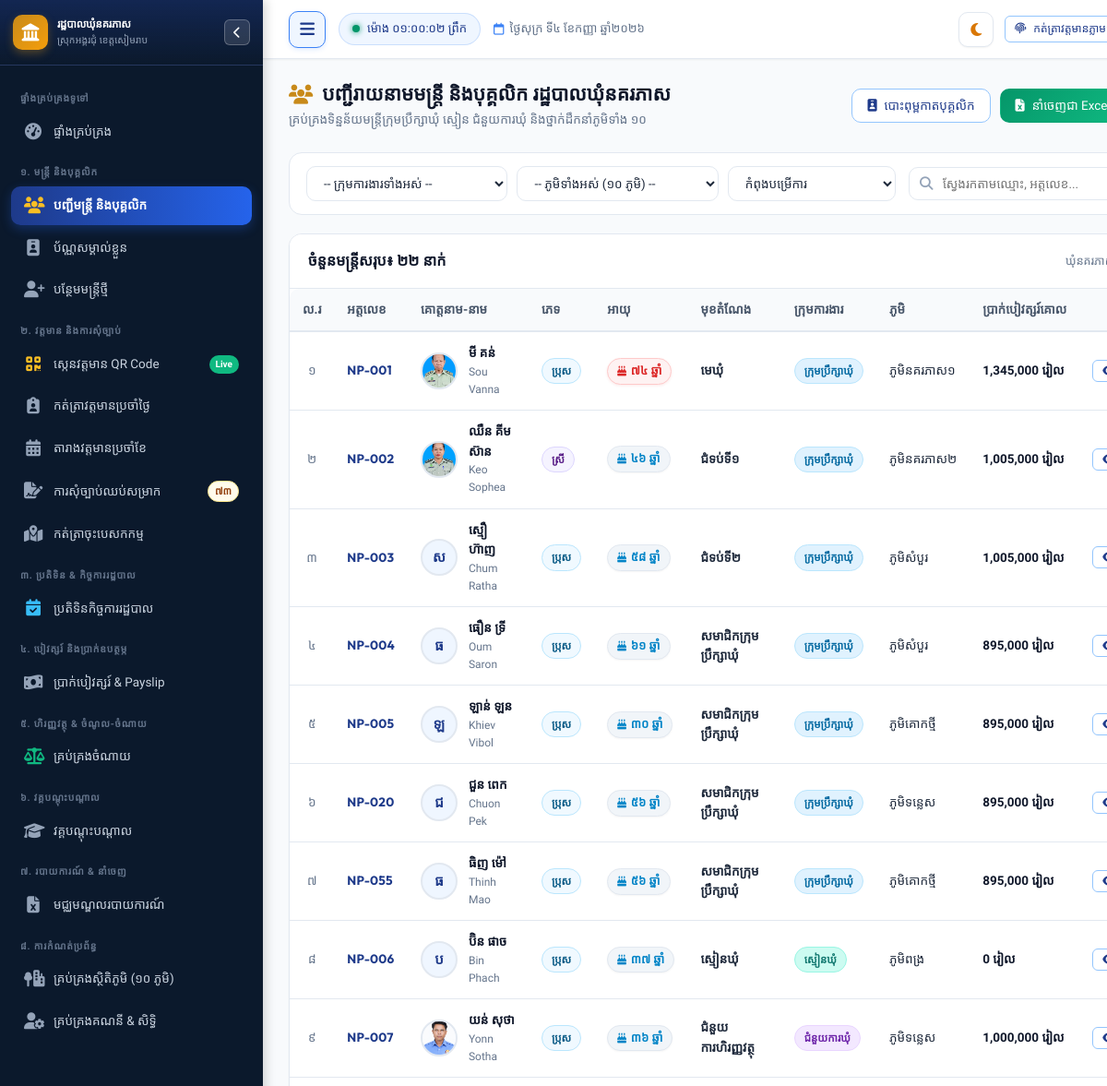
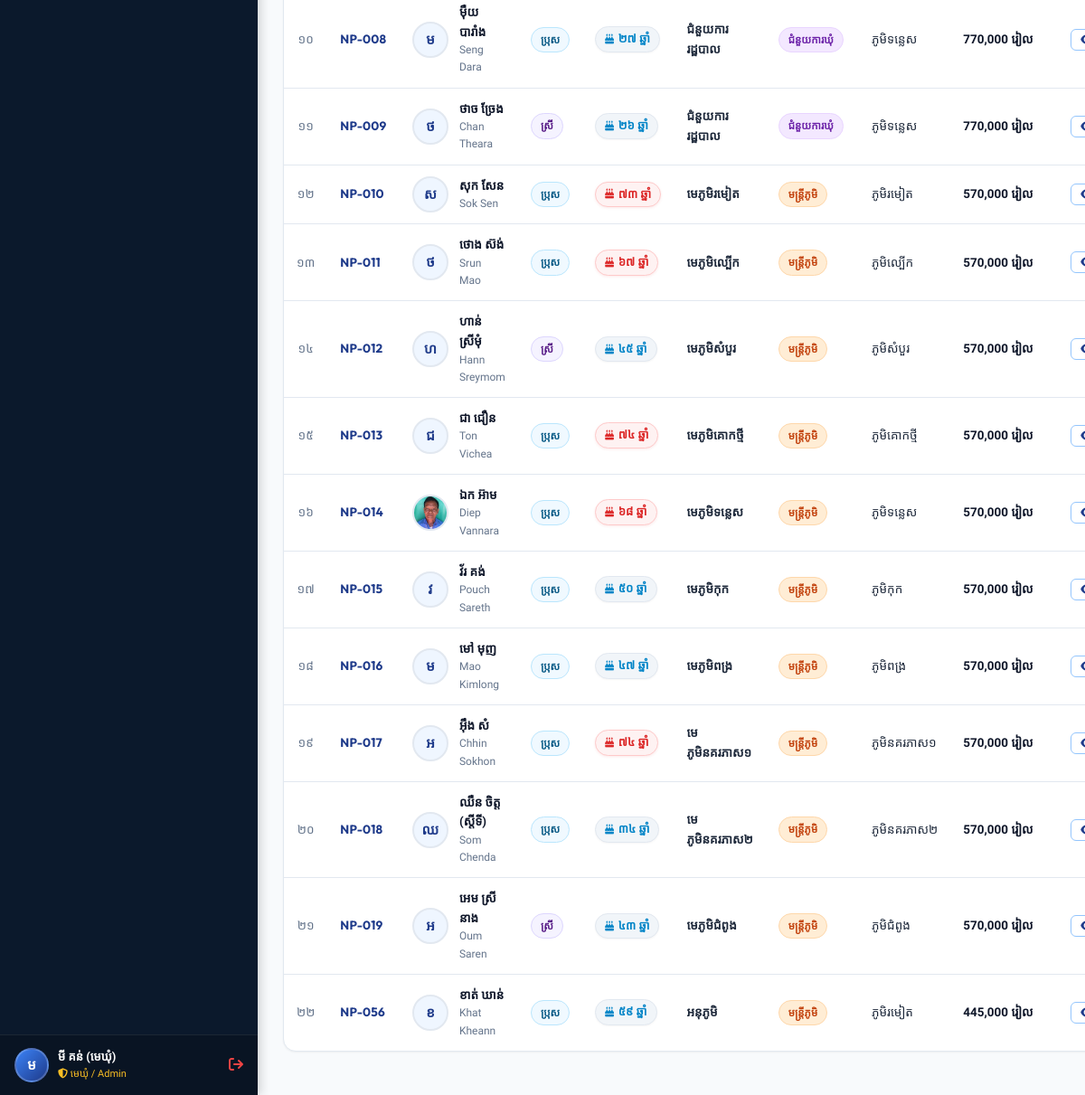
Page /staff (signed in) on the committed database (2 pictures, top to bottom).
### tables this page shows
CREATE TABLE staff (
        id INTEGER PRIMARY KEY AUTOINCREMENT,
        officer_code TEXT UNIQUE NOT NULL,
        name_kh TEXT NOT NULL,
        name_en TEXT NOT NULL,
        gender TEXT NOT NULL, -- 'ប្រុស', 'ស្រី'
        dob TEXT NOT NULL,
        national_id TEXT,
        phone TEXT,
        email TEXT,
        village TEXT NOT NULL,
        commune TEXT DEFAULT 'នគរភាស',
        district TEXT DEFAULT 'វ៉ារិន',
        province TEXT DEFAULT 'សៀមរាប',
        address TEXT,
        category TEXT NOT NULL, -- 'council', 'clerk', 'contract', 'village'
        position_title_kh TEXT NOT NULL,
        position_title_en TEXT,
        cadre_level TEXT, -- កម្រិតក្របខណ្ឌ
        appointment_date TEXT,
        contract_end_date TEXT,
        base_salary REAL DEFAULT 0,
        position_allowance REAL DEFAULT 0,
        family_allowance REAL DEFAULT 0,
        education_level TEXT,
        photo TEXT,
        status TEXT DEFAULT 'active', -- 'active', 'resigned', 'retired', 'suspended'
        emergency_contact TEXT,
        notes TEXT,
        created_at TIMESTAMP DEFAULT CURRENT_TIMESTAMP,
        updated_at TIMESTAMP DEFAULT CURRENT_TIMESTAMP
    );

### app.py (the view)
@app.route("/staff")
@login_required
def staff_list():
    category = request.args.get("category", "").strip()
    village = request.args.get("village", "").strip()
    search = request.args.get("q", "").strip()
    status = request.args.get("status", "active").strip()
    conn = get_db()
    cursor = conn.cursor()
    query = "SELECT * FROM staff WHERE 1=1"
    params = []
    if status and status != "all":
        query += " AND status = ?"
        params.append(status)
    if category and category in STAFF_CATEGORIES:
        query += " AND category = ?"
        params.append(category)
    if village:
        query += " AND village = ?"
        params.append(village)
    if search:
        query += " AND (name_kh LIKE ? OR name_en LIKE ? OR officer_code LIKE ? OR phone LIKE ? OR position_title_kh LIKE ?)"
        pattern = f"%{search}%"
        params.extend([pattern, pattern, pattern, pattern, pattern])
    query += " ORDER BY CASE category WHEN 'council' THEN 1 WHEN 'clerk' THEN 2 WHEN 'contract' THEN 3 ELSE 4 END, id"
    cursor.execute(query, params)
    staff_rows = cursor.fetchall()
    cursor.execute("SELECT village_name_kh FROM villages ORDER BY id")
    village_list = [r[0] for r in cursor.fetchall()]
    conn.close()
    return render_template(
        "staff/list.html",
        staff_rows=staff_rows,
        selected_category=category,
        selected_village=village,
        selected_status=status,
        search_query=search,
        village_list=village_list
    )

### templates/staff/list.html (shortened to what this page needs)
{% extends "base.html" %}
{% block content %}
<div class="page-header">
  <div class="page-header-title">
    <h1>
      <i class="fa-solid fa-users text-gold"></i>
      <span>បញ្ជីរាយនាមមន្ត្រី និងបុគ្គលិក រដ្ឋបាលឃុំនគរភាស</span>
    </h1>
    <p>គ្រប់គ្រងទិន្នន័យមន្ត្រីក្រុមប្រឹក្សាឃុំ ស្មៀន ជំនួយការឃុំ និងថ្នាក់ដឹកនាំភូមិទាំង ១០</p>
  </div>
  <div class="page-actions">
    <a href="{{ url_for('staff_id_cards_batch') }}" class="btn btn-outline-primary">
      <i class="fa-solid fa-id-badge"></i>
      <span>បោះពុម្ពកាតបុគ្គលិក</span>
    </a>
    <a href="{{ url_for('export_staff_excel_route', category=selected_category) }}" class="btn btn-success">
      <i class="fa-solid fa-file-excel"></i>
      <span>នាំចេញជា Excel</span>
    </a>
  </div>
</div>
<form method="GET" action="{{ url_for('staff_list') }}" class="filter-toolbar">
  <div class="filter-group-row">
    <select name="category" class="form-select" onchange="this.form.submit()" title="ជ្រើសរើសក្រុមការងារ">
      <option value="">-- ក្រុមការងារទាំងអស់ --</option>
    </select>
    <select name="village" class="form-select" onchange="this.form.submit()" title="ជ្រើសរើសភូមិ">
      <option value="">-- ភូមិទាំងអស់ (១០ ភូមិ) --</option>
    </select>
    <select name="status" class="form-select" onchange="this.form.submit()" title="ជ្រើសរើសស្ថានភាព">
      <option value="active" {% if selected_status == 'active' %}selected{% endif %}>កំពុងបម្រើការ</option>
    </select>
  </div>
  <div class="filter-search-group">
    <div class="search-input-wrapper">
      <i class="fa-solid fa-magnifying-glass search-icon"></i>
      <input type="text" name="q" value="{{ search_query }}" class="form-control" placeholder="ស្វែងរកតាមឈ្មោះ, អត្តលេខ...">
    </div>
  </div>
</form>
<div class="card">
  <div class="card-header">
    <div class="card-title">
      <span>ចំនួនមន្ត្រីសរុប៖ <strong>{{ staff_rows | length | kh_num }} នាក់</strong></span>
    </div>
    <div style="font-size: 12.5px; color: var(--text-muted);">
      ឃុំនគរភាស ស្រុកអង្គរជុំ ខេត្តសៀមរាប
    </div>
  </div>
  <div class="card-body" style="padding: 0;">
    <div class="table-responsive">
      <table class="custom-table filterable-table">
        <thead>
          <tr>
            <th style="width: 50px; text-align: center;">ល.រ</th>
            <th style="white-space: nowrap;">អត្តលេខ</th>
            <th>គោត្តនាម-នាម</th>
            <th>ភេទ</th>
            <th>អាយុ</th>
            <th>មុខតំណែង</th>
            <th>ក្រុមការងារ</th>
            <th>ភូមិ</th>
            <th style="white-space: nowrap;">ប្រាក់បៀវត្សរ៍គោល</th>
            <th style="text-align: center; width: 140px;">សកម្មភាព</th>
          </tr>
        </thead>
        <tbody>
          {% for s in staff_rows %}
          <tr>
            <td style="text-align: center; color: var(--text-muted);">{{ loop.index | kh_num }}</td>
            <td style="white-space: nowrap;">
              <span class="officer-code-pill">{{ s.officer_code }}</span>
            </td>
            <td>
              <div class="avatar-cell">
                {% if s.photo %}
                <img src="{{ url_for('static', filename='uploads/' + s.photo) }}" alt="{{ s.name_kh }}" class="avatar-circle" style="object-fit: cover;">
                {% else %}
                <div class="avatar-circle">
                  {{ s.name_kh[:1] }}
                </div>
                {% endif %}
                <div class="avatar-details">
                  <a href="{{ url_for('staff_detail', staff_id=s.id) }}" class="primary-name">
                    {{ s.name_kh }}
                  </a>
                  <div class="sub-name font-latin">{{ s.name_en }}</div>
                </div>
              </div>
            </td>
            <td>
              <span class="badge {% if s.gender == 'ស្រី' %}badge-purple{% else %}badge-info{% endif %}">
                {{ s.gender }}
              </span>
            </td>
            <td style="white-space: nowrap;">
              {% set staff_age = s.dob | age %}
              <span class="age-badge {% if staff_age and staff_age > 65 %}age-senior{% endif %}">
                <i class="fa-solid fa-cake-candles"></i>
                {{ s.dob | kh_age }}
              </span>
            </td>
            <td>
              <strong>{{ s.position_title_kh }}</strong>
            </td>
            <td>
              {% set cat_info = STAFF_CATEGORIES.get(s.category, {}) %}
              <span class="badge {{ cat_info.badge_class }}">
                {{ cat_info.name_kh }}
              </span>
            </td>
            <td style="white-space: nowrap;">ភូមិ{{ s.village }}</td>
            <td style="white-space: nowrap;">
              <span class="salary-text">{{ s.base_salary | currency }}</span>
            </td>
            <td style="text-align: center;">
              <div style="display: flex; justify-content: center; gap: 5px;">
                <a href="{{ url_for('staff_detail', staff_id=s.id) }}" class="btn btn-sm btn-outline-primary" title="មើលប្រវត្តិរូបលម្អិត">
                  <i class="fa-solid fa-eye"></i>
                </a>
              </div>
            </td>
          </tr>
          {% endfor %}
        </tbody>
      </table>
    </div>
  </div>
</div>
{% endblock %}

### templates/base.html (shortened to what this page needs)
<!DOCTYPE html>
<html lang="km">
<head>
  <link rel="stylesheet" href="https://cdnjs.cloudflare.com/ajax/libs/font-awesome/6.5.1/css/all.min.css">
  <link rel="stylesheet" href="{{ url_for('static', filename='css/style.css') }}?v=5.1">
</head>
<body>
  <div class="app-container">
    <aside id="app-sidebar" class="sidebar">
      <div class="sidebar-header">
        <div class="sidebar-logo-icon">
          <i class="fa-solid fa-landmark"></i>
        </div>
        <div class="sidebar-title-box">
          <h3>រដ្ឋបាលឃុំនគរភាស</h3>
          <p>ស្រុកអង្គរជុំ ខេត្តសៀមរាប</p>
        </div>
        <button type="button" id="sidebar-close-btn" class="sidebar-header-hide-btn" aria-label="លាក់ម៉ឺនុយ"
          title="លាក់/បិទផ្ទាំងម៉ឺនុយ (Hide Sidebar)">
          <i class="fa-solid fa-chevron-left"></i>
        </button>
      </div>
      <div class="sidebar-menu">
        <div class="menu-category">ផ្ទាំងគ្រប់គ្រងទូទៅ</div>
        <a href="{{ url_for('dashboard') }}"
          class="nav-link {% if request.path == '/' or request.path == '/dashboard' %}active{% endif %}">
          <i class="fa-solid fa-gauge-high"></i>
          <span>ផ្ទាំងគ្រប់គ្រង</span>
        </a>
        <div class="menu-category">១. មន្ត្រី និងបុគ្គលិក</div>
        <a href="{{ url_for('staff_list') }}" class="nav-link {% if request.path == '/staff' %}active{% endif %}">
          <i class="fa-solid fa-users"></i>
          <span>បញ្ជីមន្ត្រី និងបុគ្គលិក</span>
        </a>
        <a href="{{ url_for('staff_id_cards_batch') }}"
          class="nav-link {% if request.path == '/staff/id-cards' or '/id-card' in request.path %}active{% endif %}">
          <i class="fa-solid fa-id-badge"></i>
          <span>ប័ណ្ណសម្គាល់ខ្លួន</span>
        </a>
        {% if session.role in ['admin', 'clerk'] %}
        <a href="{{ url_for('staff_create') }}" class="nav-link {% if request.path == '/staff/new' %}active{% endif %}">
          <i class="fa-solid fa-user-plus"></i>
          <span>បន្ថែមមន្ត្រីថ្មី</span>
        </a>
        {% endif %}
        <div class="menu-category">២. វត្តមាន និងការសុំច្បាប់</div>
        <a href="{{ url_for('attendance_scan') }}"
          class="nav-link {% if request.path == '/attendance/scan' %}active{% endif %}">
          <i class="fa-solid fa-qrcode" style="color: #fbbf24;"></i>
          <span>ស្កេនវត្តមាន QR Code</span>
          <span class="nav-badge" style="background: #10b981; color: #ffffff; font-size: 10px;">Live</span>
        </a>
        <a href="{{ url_for('attendance_daily') }}"
          class="nav-link {% if request.path == '/attendance/daily' %}active{% endif %}">
          <i class="fa-solid fa-clipboard-user"></i>
          <span>កត់ត្រាវត្តមានប្រចាំថ្ងៃ</span>
        </a>
        <a href="{{ url_for('attendance_monthly') }}"
          class="nav-link {% if request.path == '/attendance/monthly' %}active{% endif %}">
          <i class="fa-solid fa-calendar-days"></i>
          <span>តារាងវត្តមានប្រចាំខែ</span>
        </a>
        <a href="{{ url_for('leave_list') }}"
          class="nav-link {% if request.path.startswith('/leave') %}active{% endif %}">
          <i class="fa-solid fa-file-signature"></i>
          <span>ការសុំច្បាប់ឈប់សម្រាក</span>
          {% if pending_leaves_count > 0 %}
          <span class="nav-badge badge-warning">{{ pending_leaves_count | kh_num }}</span>
          {% endif %}
        </a>
        <a href="{{ url_for('mission_list') }}"
          class="nav-link {% if request.path.startswith('/missions') %}active{% endif %}">
          <i class="fa-solid fa-map-location-dot"></i>
          <span>កត់ត្រាចុះបេសកកម្ម</span>
        </a>
        <div class="menu-category">៣. ប្រតិទិន & កិច្ចការរដ្ឋបាល</div>
        <a href="{{ url_for('calendar_index') }}"
          class="nav-link {% if request.path.startswith('/calendar') %}active{% endif %}">
          <i class="fa-solid fa-calendar-check" style="color: #38bdf8;"></i>
          <span>ប្រតិទិនកិច្ចការរដ្ឋបាល</span>
        </a>
        <div class="menu-category">៤. បៀវត្សរ៍ និងប្រាក់ឧបត្ថម្ភ</div>
        <a href="{{ url_for('payroll_list') }}"
          class="nav-link {% if request.path.startswith('/payroll') %}active{% endif %}">
          <i class="fa-solid fa-money-bill-wave"></i>
          <span>ប្រាក់បៀវត្សរ៍ & Payslip</span>
        </a>
        <div class="menu-category">៥. ហិរញ្ញវត្ថុ & ចំណូល-ចំណាយ</div>
        <a href="{{ url_for('finance_list') }}"
          class="nav-link {% if request.path.startswith('/finance') %}active{% endif %}">
          <i class="fa-solid fa-scale-balanced" style="color: #10b981;"></i>
          <span>គ្រប់គ្រងចំណាយ</span>
        </a>
        <div class="menu-category">៦. វគ្គបណ្តុះបណ្តាល</div>
        <a href="{{ url_for('evaluation_trainings') }}"
          class="nav-link {% if request.path == '/evaluation/trainings' %}active{% endif %}">
          <i class="fa-solid fa-graduation-cap"></i>
          <span>វគ្គបណ្តុះបណ្តាល</span>
        </a>
        <div class="menu-category">៧. របាយការណ៍ & នាំចេញ</div>
        <a href="{{ url_for('reports_hub') }}" class="nav-link {% if request.path == '/reports' %}active{% endif %}">
          <i class="fa-solid fa-file-excel"></i>
          <span>មជ្ឈមណ្ឌលរបាយការណ៍</span>
        </a>
        {% if session.role in ['admin', 'clerk'] %}
        <div class="menu-category">៨. ការកំណត់ប្រព័ន្ធ</div>
        <a href="{{ url_for('settings_villages') }}"
          class="nav-link {% if request.path == '/settings/villages' %}active{% endif %}">
          <i class="fa-solid fa-tree-city"></i>
          <span>គ្រប់គ្រងស្ថិតិភូមិ (១០ ភូមិ)</span>
        </a>
        {% if session.role == 'admin' %}
        <a href="{{ url_for('settings_users') }}"
          class="nav-link {% if request.path == '/settings/users' %}active{% endif %}">
          <i class="fa-solid fa-user-gear"></i>
          <span>គ្រប់គ្រងគណនី & សិទ្ធិ</span>
        </a>
        {% endif %}
        {% endif %}
      </div>
      <div class="sidebar-footer">
        <div class="user-profile-pill">
          <div class="user-avatar-sm">
            {{ session.full_name[:1] if session.full_name else 'U' }}
          </div>
          <div class="user-info-text">
            <div class="name">{{ session.full_name or 'មន្ត្រីឃុំ' }}</div>
            <div class="role">
              {% if session.role == 'admin' %}
              <i class="fa-solid fa-shield-halved"></i> មេឃុំ / Admin
              {% elif session.role == 'clerk' %}
              <i class="fa-solid fa-pen-nib"></i> ស្មៀនឃុំ
              {% else %}
              <i class="fa-solid fa-user"></i> មន្ត្រីទូទៅ
              {% endif %}
            </div>
          </div>
          <a href="{{ url_for('logout') }}" title="ចាកចេញ" style="color: #ef4444; font-size: 16px;">
            <i class="fa-solid fa-arrow-right-from-bracket"></i>
          </a>
        </div>
      </div>
    </aside>
    <div class="main-wrapper">
      <header class="topbar">
        <div class="topbar-left">
          <button type="button" id="sidebar-toggle-btn" class="sidebar-toggle-btn" aria-label="លាក់/បង្ហាញម៉ឺនុយ"
            title="លាក់/បង្ហាញម៉ឺនុយ (Toggle Sidebar)">
            <i class="fa-solid fa-bars"></i>
          </button>
          <div class="live-clock-badge">
            <span class="dot"></span>
            <span id="live-time-display">កំពុងផ្ទុកម៉ោង...</span>
          </div>
          <span class="topbar-date-display">
            <i class="fa-regular fa-calendar"></i>
            <span class="date-text">{{ today_khmer }}</span>
          </span>
        </div>
        <div class="topbar-right">
          <button type="button" id="theme-toggle-btn" class="theme-toggle-btn" aria-label="ប្តូរពណ៌ Theme"
            title="ប្តូរពន្លឺ Theme (Light / Dark Mode)">
            <i class="fa-solid fa-moon" id="theme-toggle-icon"></i>
          </button>
          <button id="btn-quick-checkin" onclick="handleQuickCheckin()" class="btn btn-sm btn-outline-primary"
            title="កត់ត្រាវត្តមានចូល/ចេញថ្ងៃនេះ">
            <i class="fa-solid fa-fingerprint"></i>
            <span class="btn-text">កត់ត្រាវត្តមានភ្លាមៗ</span>
          </button>
        </div>
      </header>
      <main class="page-content">
        {% block content %}{% endblock %}
      </main>
    </div>
  </div>
</body>
</html>

### rows in the picture
staff: officer_code "NP-001", photo (picture), name_kh "មី គន់", name_en "Sou Vanna", gender "ប្រុស", dob|kh_age "៧៤ ឆ្នាំ", position_title_kh "មេឃុំ", name_kh "ក្រុមប្រឹក្សាឃុំ", village "នគរភាស១", base_salary "1,345,000 រៀល"
staff: officer_code "NP-002", photo (picture), name_kh "ឈឺន គីមស៊ាន", name_en "Keo Sophea", gender "ស្រី", dob|kh_age "៤៦ ឆ្នាំ", position_title_kh "ជំទប់ទី១", name_kh "ក្រុមប្រឹក្សាឃុំ", village "នគរភាស២", base_salary "1,005,000 រៀល"
staff: officer_code "NP-003", name_kh "ស", name_kh "ស្មឿ ហ៊ាញ", name_en "Chum Ratha", gender "ប្រុស", dob|kh_age "៥៨ ឆ្នាំ", position_title_kh "ជំទប់ទី២", name_kh "ក្រុមប្រឹក្សាឃុំ", village "សំបួរ", base_salary "1,005,000 រៀល"
staff: officer_code "NP-004", name_kh "ធ", name_kh "ធឿន ទ្រី", name_en "Oum Saron", gender "ប្រុស", dob|kh_age "៦១ ឆ្នាំ", position_title_kh "សមាជិកក្រុមប្រឹក្សាឃុំ", name_kh "ក្រុមប្រឹក្សាឃុំ", village "សំបួរ", base_salary "895,000 រៀល"
staff: officer_code "NP-005", name_kh "ឡ", name_kh "ឡាន់ ឡន", name_en "Khiev Vibol", gender "ប្រុស", dob|kh_age "៣០ ឆ្នាំ", position_title_kh "សមាជិកក្រុមប្រឹក្សាឃុំ", name_kh "ក្រុមប្រឹក្សាឃុំ", village "គោកថ្មី", base_salary "895,000 រៀល"
staff: officer_code "NP-020", name_kh "ជ", name_kh "ជួន ពេក", name_en "Chuon Pek", gender "ប្រុស", dob|kh_age "៥៦ ឆ្នាំ", position_title_kh "សមាជិកក្រុមប្រឹក្សាឃុំ", name_kh "ក្រុមប្រឹក្សាឃុំ", village "ទន្លេស", base_salary "895,000 រៀល"
staff: officer_code "NP-055", name_kh "ធ", name_kh "ធិញ ម៉ៅ", name_en "Thinh Mao", gender "ប្រុស", dob|kh_age "៥៦ ឆ្នាំ", position_title_kh "សមាជិកក្រុមប្រឹក្សាឃុំ", name_kh "ក្រុមប្រឹក្សាឃុំ", village "គោកថ្មី", base_salary "895,000 រៀល"
staff: officer_code "NP-006", name_kh "ប", name_kh "ប៊ិន ផាច", name_en "Bin Phach", gender "ប្រុស", dob|kh_age "៣៧ ឆ្នាំ", position_title_kh "ស្មៀនឃុំ", name_kh "ស្មៀនឃុំ", village "ពង្រ", base_salary "0 រៀល"
staff: officer_code "NP-007", photo (picture), name_kh "យន់ សុថា", name_en "Yonn Sotha", gender "ប្រុស", dob|kh_age "៣៦ ឆ្នាំ", position_title_kh "ជំនួយការហិរញ្ញវត្ថុ", name_kh "ជំនួយការឃុំ", village "ទន្លេស", base_salary "1,000,000 រៀល"
staff: officer_code "NP-008", name_kh "ម", name_kh "ម៉ឺយ បារាំង", name_en "Seng Dara", gender "ប្រុស", dob|kh_age "២៧ ឆ្នាំ", position_title_kh "ជំនួយការរដ្ឋបាល", name_kh "ជំនួយការឃុំ", village "ទន្លេស", base_salary "770,000 រៀល"
staff: officer_code "NP-009", name_kh "ថ", name_kh "ថាច ច្រែង", name_en "Chan Theara", gender "ស្រី", dob|kh_age "២៦ ឆ្នាំ", position_title_kh "ជំនួយការរដ្ឋបាល", name_kh "ជំនួយការឃុំ", village "ទន្លេស", base_salary "770,000 រៀល"
staff: officer_code "NP-010", name_kh "ស", name_kh "សុក សែន", name_en "Sok Sen", gender "ប្រុស", dob|kh_age "៧៣ ឆ្នាំ", position_title_kh "មេភូមិរមៀត", name_kh "មន្ត្រីភូមិ", village "រមៀត", base_salary "570,000 រៀល"
staff: officer_code "NP-011", name_kh "ថ", name_kh "ថោង ស៊ង់", name_en "Srun Mao", gender "ប្រុស", dob|kh_age "៦៧ ឆ្នាំ", position_title_kh "មេភូមិល្បើក", name_kh "មន្ត្រីភូមិ", village "ល្បើក", base_salary "570,000 រៀល"
staff: officer_code "NP-012", name_kh "ហ", name_kh "ហាន់ ស្រីមុំ", name_en "Hann Sreymom", gender "ស្រី", dob|kh_age "៤៥ ឆ្នាំ", position_title_kh "មេភូមិសំបួរ", name_kh "មន្ត្រីភូមិ", village "សំបួរ", base_salary "570,000 រៀល"
staff: officer_code "NP-013", name_kh "ជ", name_kh "ជា ជឿន", name_en "Ton Vichea", gender "ប្រុស", dob|kh_age "៧៤ ឆ្នាំ", position_title_kh "មេភូមិគោកថ្មី", name_kh "មន្ត្រីភូមិ", village "គោកថ្មី", base_salary "570,000 រៀល"
staff: officer_code "NP-014", photo (picture), name_kh "ឯក អ៊ាម", name_en "Diep Vannara", gender "ប្រុស", dob|kh_age "៦៨ ឆ្នាំ", position_title_kh "មេភូមិទន្លេស", name_kh "មន្ត្រីភូមិ", village "ទន្លេស", base_salary "570,000 រៀល"
staff: officer_code "NP-015", name_kh "វ", name_kh "វ័រ គង់", name_en "Pouch Sareth", gender "ប្រុស", dob|kh_age "៥០ ឆ្នាំ", position_title_kh "មេភូមិកុក", name_kh "មន្ត្រីភូមិ", village "កុក", base_salary "570,000 រៀល"
staff: officer_code "NP-016", name_kh "ម", name_kh "មៅ មុញ", name_en "Mao Kimlong", gender "ប្រុស", dob|kh_age "៤៧ ឆ្នាំ", position_title_kh "មេភូមិពង្រ", name_kh "មន្ត្រីភូមិ", village "ពង្រ", base_salary "570,000 រៀល"
staff: officer_code "NP-017", name_kh "អ", name_kh "អ៊ឹង សំ", name_en "Chhin Sokhon", gender "ប្រុស", dob|kh_age "៧៤ ឆ្នាំ", position_title_kh "មេភូមិនគរភាស១", name_kh "មន្ត្រីភូមិ", village "នគរភាស១", base_salary "570,000 រៀល"
staff: officer_code "NP-018", name_kh "ឈ", name_kh "ឈឺន ចិត្ត (ស្តីទី)", name_en "Som Chenda", gender "ប្រុស", dob|kh_age "៣៤ ឆ្នាំ", position_title_kh "មេភូមិនគរភាស២", name_kh "មន្ត្រីភូមិ", village "នគរភាស២", base_salary "570,000 រៀល"
staff: officer_code "NP-019", name_kh "អ", name_kh "អេម ស្រីនាង", name_en "Oum Saren", gender "ស្រី", dob|kh_age "៤៣ ឆ្នាំ", position_title_kh "មេភូមិជំពូង", name_kh "មន្ត្រីភូមិ", village "ជំពូង", base_salary "570,000 រៀល"
staff: officer_code "NP-056", name_kh "ខ", name_kh "ខាត់ ឃាន់", name_en "Khat Kheann", gender "ប្រុស", dob|kh_age "៥៩ ឆ្នាំ", position_title_kh "អនុភូមិ", name_kh "មន្ត្រីភូមិ", village "រមៀត", base_salary "445,000 រៀល"

### other values in the picture
{{ pending_leaves_count | kh_num }} "៧៣"
{{ session.full_name[:1] if session.full_name else 'U' }} "ម"
{{ session.full_name or 'មន្ត្រីឃុំ' }} "មី គន់ (មេឃុំ)"
{{ today_khmer }} "ថ្ងៃសុក្រ ទី៤ ខែកញ្ញា ឆ្នាំ២០២៦"
{{ staff_rows | length | kh_num }} "២២"
